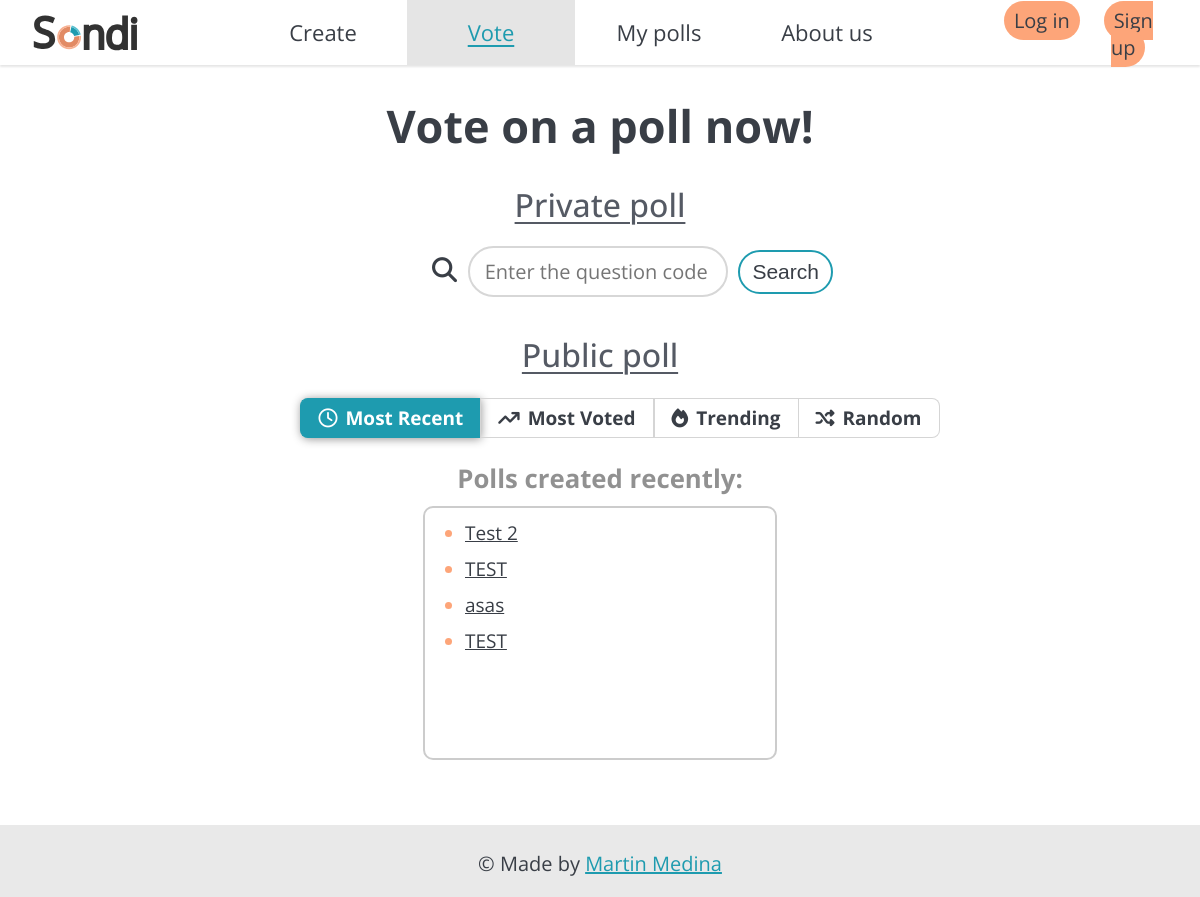
The page /polls/ on the database as committed earlier.
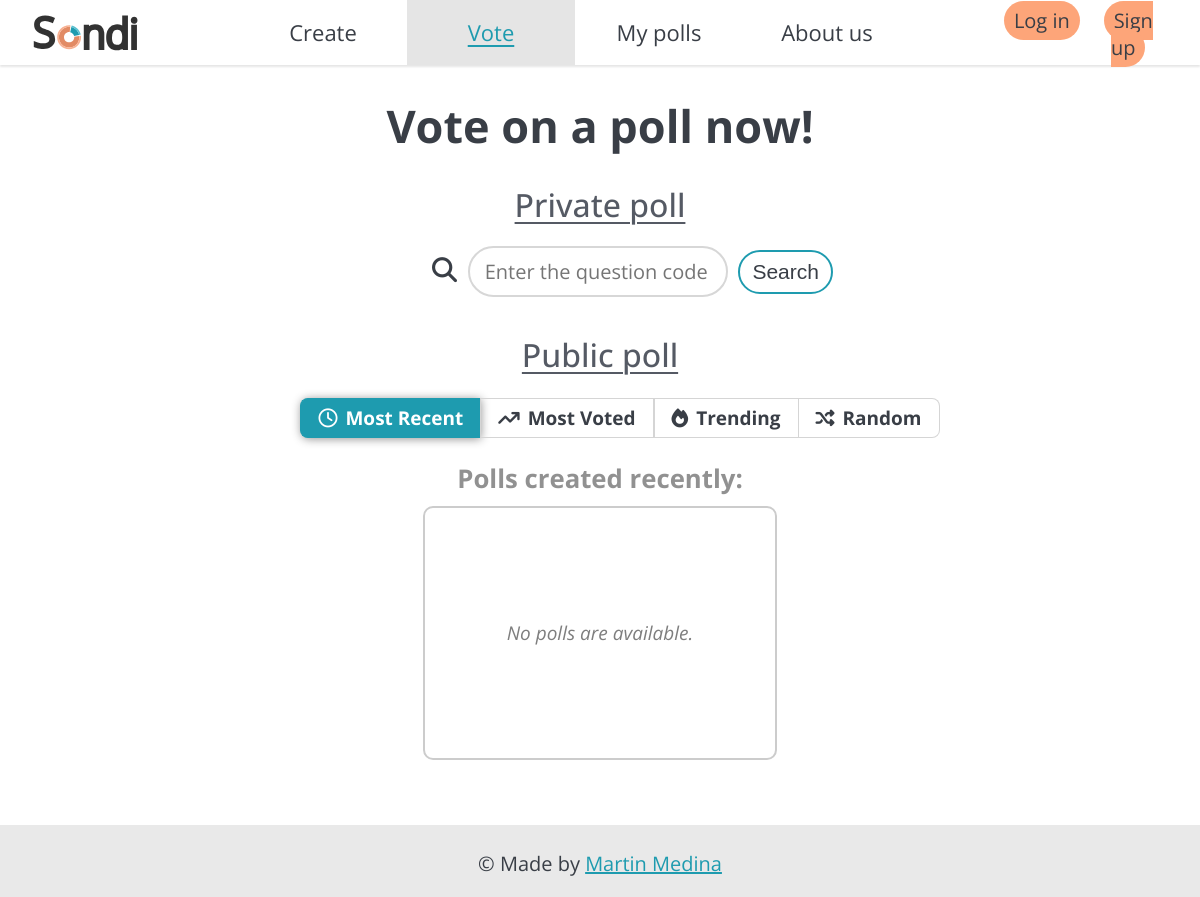
The same page on the database as committed later.
### polls/models.py (models this page shows, shortened)
class Question(models.Model):
    question_text = models.CharField(max_length=200, blank=False)
    pub_date = models.DateTimeField("date published")
    code = models.CharField(max_length=6, blank=False, unique=True)
    VISIBILITY_CHOICES=[
        ('private', 'Private'),
        ('public', 'Public')
    ]
    visibility = models.CharField(blank=False, default='private', max_length=7, choices=VISIBILITY_CHOICES)

### polls/views.py (the view, shortened to what this page needs)
# urls.py: path("", views.IndexView.as_view(), name="index"),
class IndexView(generic.ListView, generic.FormView):
    template_name = "polls/index.html"
    context_object_name = "latest_question_list"
    form_class = CodeForm
    def get_queryset(self):
        most_recent = Question.objects.filter(visibility='public',
                                                pub_date__lte=timezone.now()
                                                ).order_by("-pub_date")[:20]
        most_voted = Question.objects.filter(visibility='public'
                                                ).annotate(total_votes=Sum('choice__votes')
                                                ).order_by('-total_votes')[:20]
        questions_last24h = Question.objects.filter(visibility='public',
                                                    pub_date__gte=timezone.now() - datetime.timedelta(days=1))
        trending = questions_last24h.annotate(total_votes=Sum('choice__votes')
                                              ).order_by('-total_votes')[:20]
        random = Question.objects.filter(visibility='public').order_by('?')[:20]
        return (most_recent, most_voted, trending, random)
    def get_context_data(self, **kwargs):
        context = super().get_context_data(**kwargs)
        context['form'] = self.get_form()
        most_recent, most_voted, trending, random = self.get_queryset()
        context['most_recent'] = most_recent
        context['most_voted'] = most_voted
        context['trending'] = trending
        context['random'] = random
        return context

### polls/forms.py
class CodeForm(forms.Form):
    question_code = forms.CharField(label=None, max_length=6, required=True,
                                    widget=forms.TextInput(attrs={
                                        'placeholder': 'Enter the question code'
                                        }),
                                    )

### polls/templates/polls/index.html (shortened to what this page needs)
{% extends "base.html" %}
{% block css %}
{% load static %}
{% static 'polls/style.css' %}
{% endblock %}
{% block voteSelected %}
class="selected"
{% endblock %}
{% block content %}
<main id="polls-index-main">
    <h1>Vote on a poll now!</h1>
    <h2>Private poll</h2>
    <form method="POST" id="search-form">
       <i class="fa-solid fa-magnifying-glass"></i>
        {{ form }}
        <button type="submit" id="search-button" class="button">Search</button>
    </form>
    <h2>Public poll</h2>
    <div id="topic-search-bar">
        <ul>
            <li id="most-recent" onclick="mostRecentSelected()" class="selected"><i class="fa-regular fa-clock"></i>Most Recent</li>
            <li id="most-voted" onclick="mostVotedSelected()" class=""><i class="fa-solid fa-arrow-trend-up"></i>Most Voted</li>
            <li id="trending" onclick="trendingSelected()" class=""><i class="fa-solid fa-fire"></i>Trending</li>
            <li id="random" onclick="randomSelected()" class=""><i class="fa-solid fa-shuffle"></i>Random</li>
        </ul>
    </div>
    <h3 id="public-questions-topic-title">Polls created recently:</h3>
    <div id="public-questions-list">
        <div id="most-recent-questions" class="">
            {% if most_recent %}
                <ul>
                {% for question in most_recent %}
                    <li><a href="/polls/vote/{{ question.code }}/">{{ question.question_text }}</a></li>
                {% endfor %}
                </ul>
            {% else %}
                <p>No polls are available.</p>
            {% endif %}
        </div>
    </div>
</main>
{% endblock %}

Rows that differ between the two databases and show on the page:
removed Question: question_text "Test 2"
removed Question: question_text "TEST"
removed Question: question_text "asas"
removed Question: question_text "TEST"
Other text that changed with them:
text now shown: "No polls are available."
